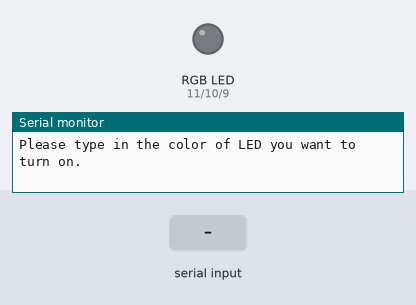
This sketch was run on a simulated Arduino Uno, built with avr-gcc and run on an emulated ATmega328P. Shown: an RGB LED mixed from three pins (HIGH = lit), the last lines printed to the serial monitor. Inputs (shaded band) come from the test bench.

Above: at 1.2 s.
1.3 s: "green" received over Serial
At 3.5 s:
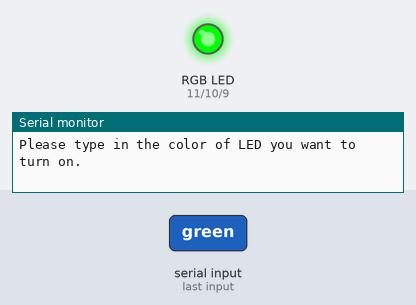
3.8 s: "blue" received over Serial
At 5.5 s:
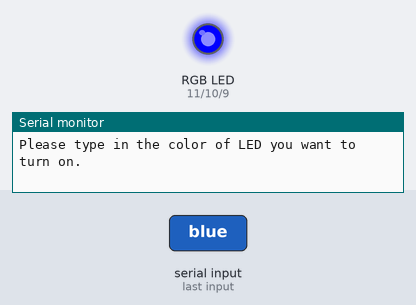
6.3 s: "red" received over Serial
At 8.6 s:
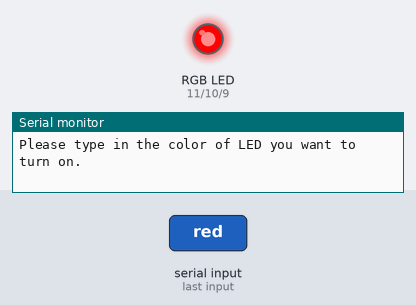
Timing chart, 0 to 10.1 s (numbered marks = the images above; inputs shaded):
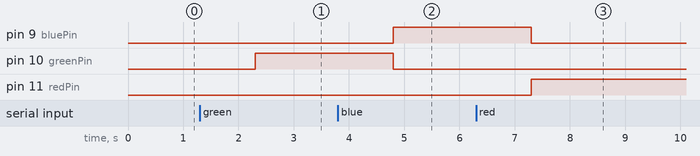

Measured:
- after the input at 1.3 s, pin 10 (greenPin): LOW → HIGH after 1.0 s
- after the input at 3.8 s, pin 9 (bluePin): LOW → HIGH after 1.0 s; pin 10 (greenPin): HIGH → LOW after 1.0 s
- after the input at 6.3 s, pin 9 (bluePin): HIGH → LOW after 1.0 s; pin 11 (redPin): LOW → HIGH after 1.0 s

The sketch:

Arduino_Tutorial_20_Understanding_RGB_LEDs.ino
```cpp
int greenPin = 10;
int bluePin = 9;
int redPin = 11;

String userInputColor;
String question = "Please type in the color of LED you want to turn on.";
String response = "You entered the color";


void setup() {
  Serial.begin(9600);
  pinMode(greenPin, OUTPUT);
  pinMode(redPin, OUTPUT);
  pinMode(bluePin, OUTPUT);
}

void loop() {
  // put your main code here, to run repeatedly:
  // Ask, Wait, Read
  Serial.println(question);
  while(Serial.available() == 0)
  {

  }
  userInputColor = Serial.readString();
  userInputColor.trim(); // Remove any leading/trailing whitespace
  userInputColor.toLowerCase(); // Convert to lowercase for case-insensitive comparison
  if(userInputColor == "green")
  {
    digitalWrite(greenPin, HIGH);
    digitalWrite(redPin, LOW);
    digitalWrite(bluePin, LOW);
  }
  else if(userInputColor == "blue")
  {
    digitalWrite(bluePin, HIGH);
    digitalWrite(greenPin, LOW);
    digitalWrite(redPin, LOW);
  }
  else if(userInputColor == "red")
  {
    digitalWrite(redPin, HIGH);
    digitalWrite(greenPin, LOW);
    digitalWrite(bluePin, LOW);
  }
  // else
  // {
  //   digitalWrite(redPin, HIGH);
  //   digitalWrite(greenPin, HIGH);
  //   digitalWrite(bluePin, HIGH);
  // }

}
```
